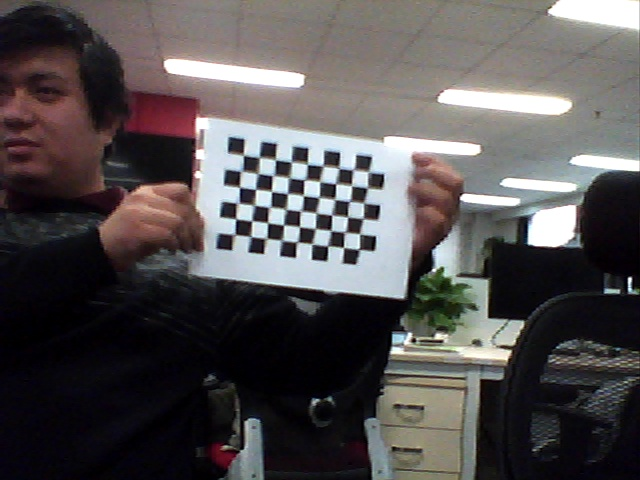
#> input picture images/left_9.jpg, 640 x 480 px
$ python disparity.py
#> lines starting #> are read from the running program, lines starting #| are printed output that depends on the picture
import numpy as np
import cv2

def update(val = 0):
    stereo.setBlockSize(cv2.getTrackbarPos('window_size', 'disparity'))
    stereo.setUniquenessRatio(cv2.getTrackbarPos('uniquenessRatio', 'disparity'))
    stereo.setSpeckleWindowSize(cv2.getTrackbarPos('speckleWindowSize', 'disparity'))
    stereo.setSpeckleRange(cv2.getTrackbarPos('speckleRange', 'disparity'))
    stereo.setDisp12MaxDiff(cv2.getTrackbarPos('disp12MaxDiff', 'disparity'))

    print('computing disparity...')
    disp = stereo.compute(imgL, imgR).astype(np.float32) / 16.0

    cv2.imshow('left', imgL)
    cv2.imshow('disparity', (disp-min_disp)/num_disp)


if __name__ == "__main__":
    window_size = 3
    min_disp = 16
    num_disp = 192-min_disp
    blockSize = window_size
    uniquenessRatio = 16
    speckleRange = 8
    speckleWindowSize = 197
    disp12MaxDiff = 200
    P1 = 600
    P2 = 2400
    imgL = cv2.imread('images/left_9.jpg')
#> imgL is the input picture: shape (480, 640, 3); mean B, G, R 81.3, 80.7, 84.6
    imgR = cv2.imread('images/right_9.jpg')
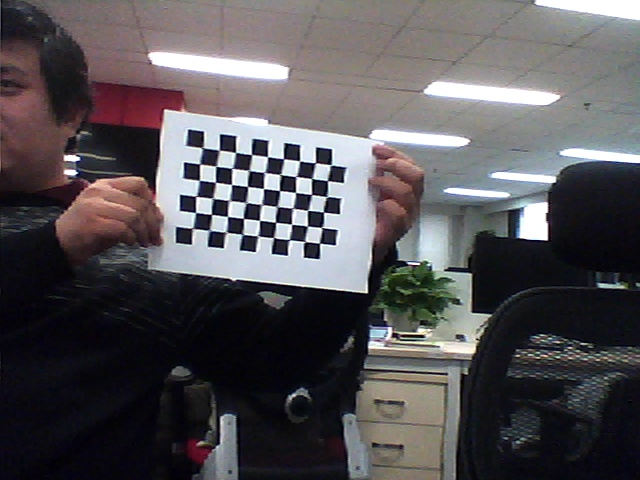
#> input picture images/right_9.jpg, 640 x 480 px
#> imgR is the input picture: shape (480, 640, 3); mean B, G, R 86.1, 82.8, 85.9
    cv2.namedWindow('disparity')
    cv2.createTrackbar('speckleRange', 'disparity', speckleRange, 50, update)
    cv2.createTrackbar('window_size', 'disparity', window_size, 21, update)
    cv2.createTrackbar('speckleWindowSize', 'disparity', speckleWindowSize, 200, update)
    cv2.createTrackbar('uniquenessRatio', 'disparity', uniquenessRatio, 50, update)
    cv2.createTrackbar('disp12MaxDiff', 'disparity', disp12MaxDiff, 250, update)
    stereo = cv2.StereoSGBM_create(
        minDisparity = min_disp,
        numDisparities = num_disp,
        blockSize = window_size,
        uniquenessRatio = uniquenessRatio,
        speckleRange = speckleRange,
        speckleWindowSize = speckleWindowSize,
        disp12MaxDiff = disp12MaxDiff,
        P1 = P1,
        P2 = P2
    )
    update()
#> in update, `disp = stereo.compute(imgL, imgR).astype(np.float32) / 16.0`:
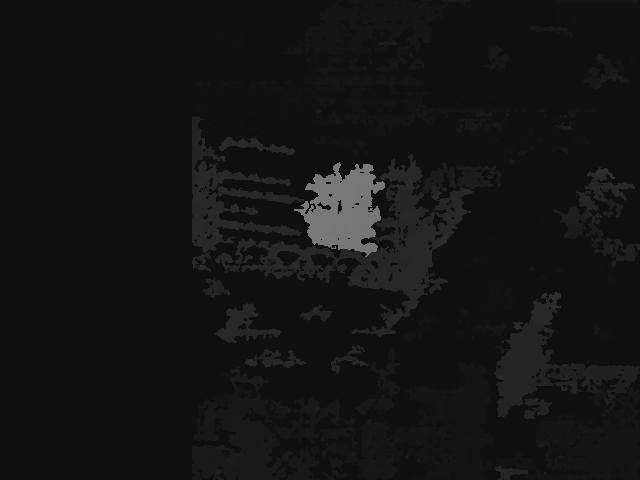
#> disp: shape (480, 640) float32; min 15, max 123.9, mean 19.6
#> in update, `cv2.imshow('disparity', (disp-min_disp)/num_disp)`:
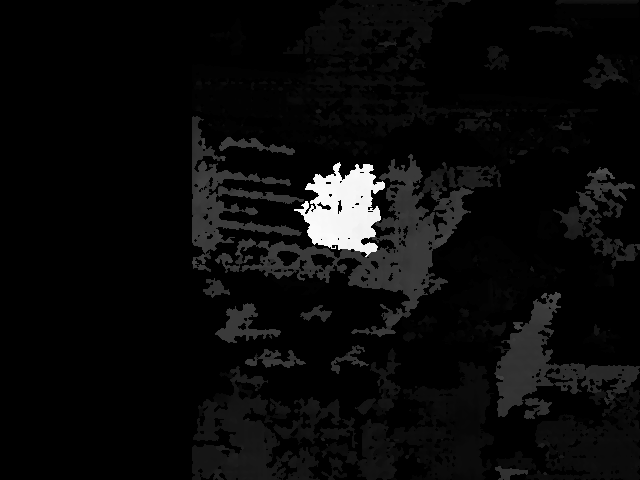
#> window 'disparity': shape (480, 640) float32; min -0.00568, max 0.613, mean 0.0204; drawn with min black and max white
    cv2.waitKey()
